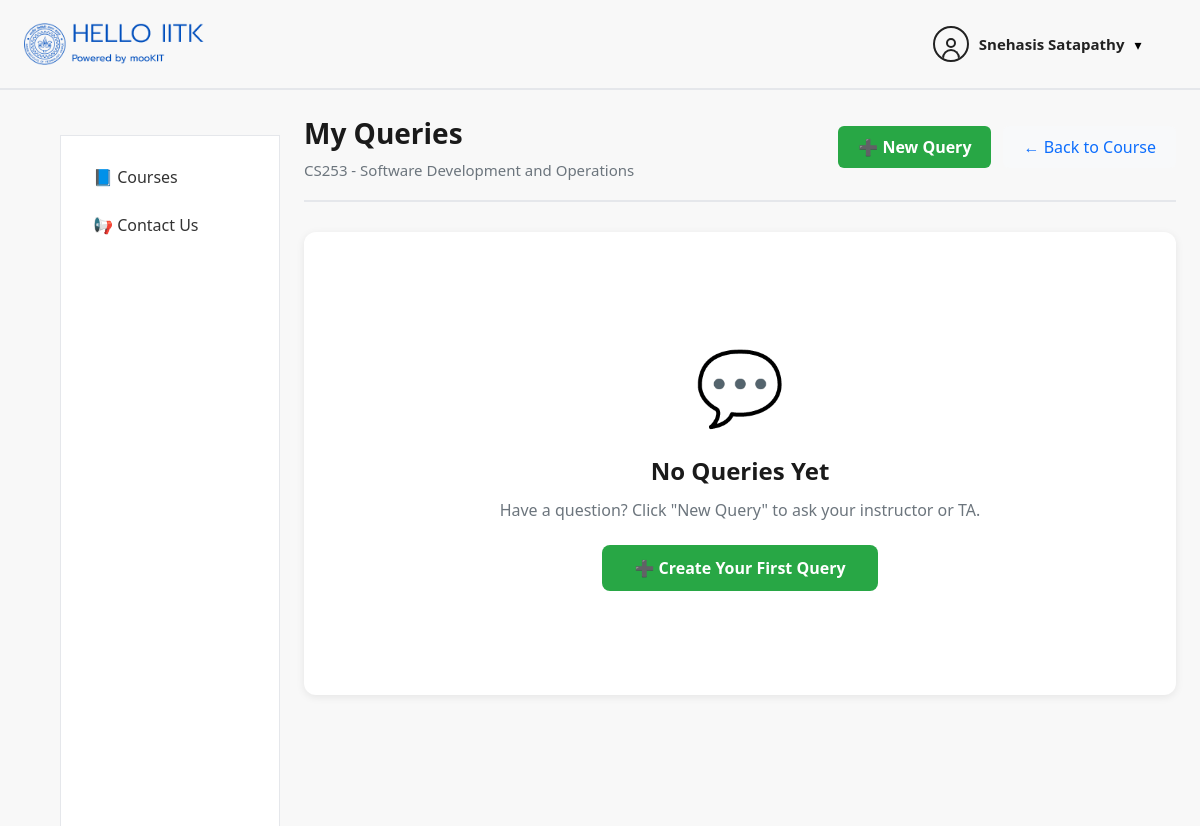
Page /queries/1/ (signed in) on the earlier database version.
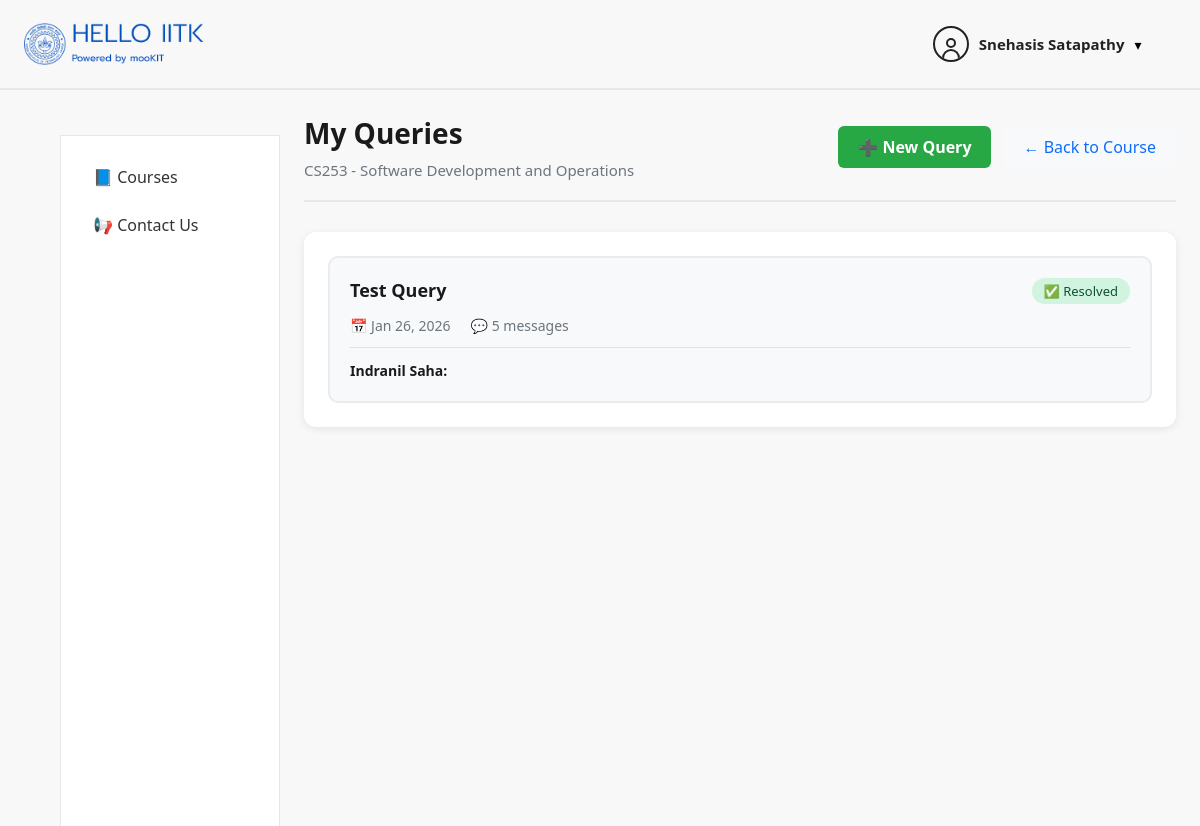
Same page on the later database version.
### queries/models.py (models this page shows, shortened)
class Query(models.Model):
    STATUS_CHOICES = [
        ('open', 'Open'),
        ('in_progress', 'In Progress'),
        ('resolved', 'Resolved'),
    ]
    course = models.ForeignKey(Course, on_delete=models.CASCADE, related_name='queries')
    student = models.ForeignKey(User, on_delete=models.CASCADE, related_name='student_queries')
    title = models.CharField(max_length=200)
    status = models.CharField(max_length=20, choices=STATUS_CHOICES, default='open')
    created_at = models.DateTimeField(auto_now_add=True)
    updated_at = models.DateTimeField(auto_now=True)
    class Meta:
        ordering = ['-updated_at']
        verbose_name_plural = 'Queries'

class QueryMessage(models.Model):
    query = models.ForeignKey(Query, on_delete=models.CASCADE, related_name='messages')
    sender = models.ForeignKey(User, on_delete=models.CASCADE)
    message = models.TextField()
    attachment = models.FileField(upload_to='query_attachments/', blank=True, null=True)
    created_at = models.DateTimeField(auto_now_add=True)
    class Meta:
        ordering = ['created_at']

### users/models.py (models this page shows, shortened)
class User(AbstractUser):
    ROLE_CHOICES = [
        ('student', 'Student'),
        ('professor', 'Professor'),
        ('ta', 'Teaching Assistant'),
        ('admin', 'Admin'),
    ]
    role = models.CharField(
        max_length=20,
        choices=ROLE_CHOICES,
        default='student'
    )
    department = models.CharField(max_length=100, blank=True)

### queries/views.py (the view)
# urls.py: path('<int:course_id>/', student_queries, name='student_queries'),
@login_required
def student_queries(request, course_id):
    if not CourseStudent.objects.filter(course_id=course_id, student=request.user).exists():
        return redirect('/courses/')
    course = Course.objects.select_related('semester').get(id=course_id)
    queries = Query.objects.filter(course_id=course_id, student=request.user)
    return render(request, 'queries/student_queries.html', {
        'course': course,
        'queries': queries,
        'course_id': course_id
    })

### templates/queries/student_queries.html (shortened to what this page needs)
{% extends "courses/base.html" %}
{% load static %}
{% block content %}
<div class="course-detail-header">
  <div class="course-title-section">
    <h1 class="course-title">My Queries</h1>
    <p class="course-semester">{{ course.code }} - {{ course.name }}</p>
  </div>
  <div class="header-actions">
    <a href="/queries/{{ course_id }}/create/" class="create-query-btn">➕ New Query</a>
    <a href="/courses/{{ course_id }}/student/home/" class="back-link">← Back to Course</a>
  </div>
</div>
<div class="queries-container">
  {% if queries %}
    <div class="queries-grid">
      {% for query in queries %}
        <a href="/queries/{{ course_id }}/query/{{ query.id }}/" class="query-card">
          <div class="query-header">
            <h3 class="query-title">{{ query.title }}</h3>
            <span class="status-badge status-{{ query.status }}">
              {% if query.status == 'open' %}
                🔵 Open
              {% elif query.status == 'in_progress' %}
                🟡 In Progress
              {% else %}
                ✅ Resolved
              {% endif %}
            </span>
          </div>
          <div class="query-meta">
            <span class="query-date">📅 {{ query.created_at|date:"M d, Y" }}</span>
            <span class="message-count">💬 {{ query.messages.count }} message{{ query.messages.count|pluralize }}</span>
          </div>
          {% if query.messages.last %}
            <div class="last-message">
              <strong>{{ query.messages.last.sender.get_full_name|default:query.messages.last.sender.username }}:</strong>
            </div>
          {% endif %}
        </a>
      {% endfor %}
    </div>
  {% else %}
    <div class="empty-state">
      <div class="empty-icon">💬</div>
      <h3>No Queries Yet</h3>
      <p>Have a question? Click "New Query" to ask your instructor or TA.</p>
      <a href="/queries/{{ course_id }}/create/" class="create-query-btn-large">➕ Create Your First Query</a>
    </div>
  {% endif %}
</div>
{% endblock %}

Differences in the rows shown:
added Query: title "Test Query", status "✅ Resolved", created_at "Jan 26, 2026", messages.count "5", messages.last.sender.get_full_name "Indranil Saha"
Other differences:
text no longer shown: "💬 No Queries Yet Have a question? Click \"New Query\" to ask your instructor or TA. ➕ Create Your First Query"
